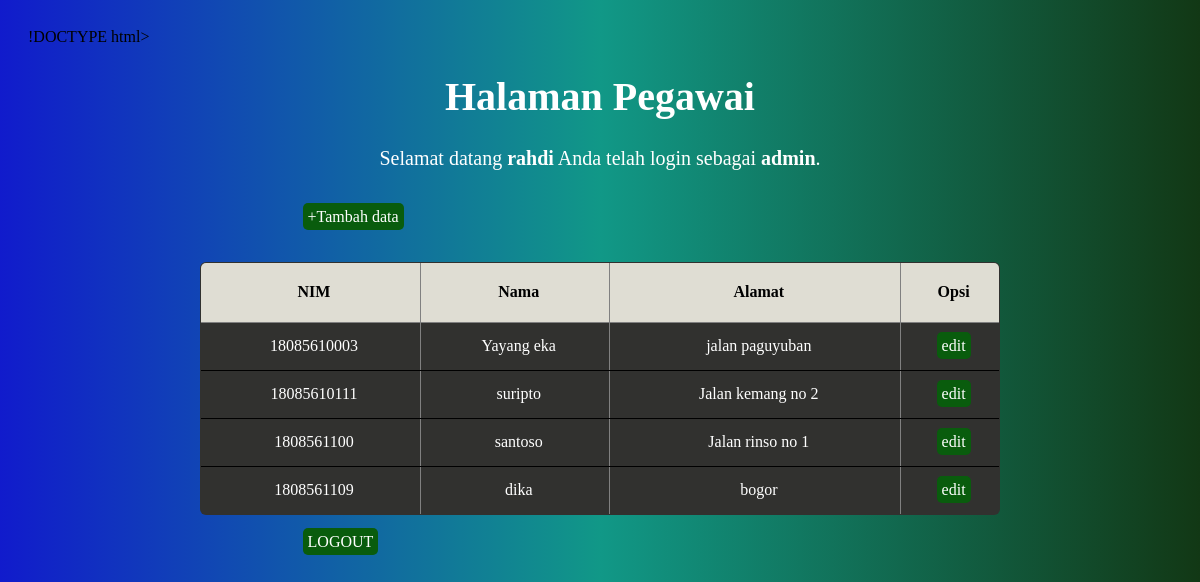
Screenshot of /halaman_pegawai.php (signed in) with the database file from the repository.
### tables this page shows
CREATE TABLE `mahasiswa` (
  `id` int(100) NOT NULL,
  `nim` varchar(100) NOT NULL,
  `nama` varchar(100) NOT NULL,
  `alamat` text NOT NULL
);

### halaman_pegawai.php (the view, shortened to what this page needs)
<html lang="en">
<head>
	<link rel="stylesheet" href="style2.css">
</head>
<body>
	<h1>Halaman Pegawai</h1>
	<p>Selamat datang <b><?php echo $_SESSION['username']; ?></b> Anda telah login sebagai <b><?php echo $_SESSION['level']; ?></b>.</p>
	<br/>
	<div class="box">
	<a href="insert2.php">+Tambah data</a>
	</div>
	<br/>
	<br/>
	<table border="1">
		<thead>
		<tr>
			<th>NIM</th>
			<th>Nama</th>
			<th>Alamat</th>
			<th>Opsi</th>
		</tr>
		</thead>
		<tbody>
		<?php
		include 'koneksi.php';
		$data = mysqli_query($koneksi,"select * from mahasiswa");
		while($d = mysqli_fetch_array($data)){
			?>
			<tr>
				<td><?php echo $d['nim']; ?></td>
				<td><?php echo $d['nama']; ?></td>
				<td><?php echo $d['alamat']; ?></td>
				<td>
					<a href="edit2.php?id=<?php echo $d['id']; ?>">edit</a>
				</td>
			</tr>
			<?php
		}
		?>
		</tbody>
	</table>
	<br/>
	<div class="box">
	<a href="logout.php">LOGOUT</a>
	</div>
</body>
</html>

### style2.css (style rules this page uses)
body { background-image: linear-gradient(to right, #111bcc, #119887, #123815); font: 400 14px; padding: 20px; }
h1 { font-size: 40px; text-align: center; color: white; }
.box { margin-left: 24%; }
a { background-color: rgb(9, 92, 13); padding: 5px; border-radius: 5px; color: white; text-decoration: none; }
p { font-size: 20px; text-align: center; color: white; }
table { border-spacing: 1; border-collapse: collapse; background-color: rgb(49, 49, 47); border-radius: 6px; overflow: hidden; max-width: 800px; width: 100%; margin: 0 auto; position: relative; }
td,th { padding-left: 8px; }
thead tr { height: 60px; background: #dfddd3; font-size: 16px; }
tbody tr { height: 48px; border-bottom: 1px solid black; color: white; }
td, th { text-align: center; }

### rows the page displays
mahasiswa: nim "18085610003", nama "Yayang eka", alamat "jalan paguyuban"
mahasiswa: nim "18085610111", nama "suripto", alamat "Jalan kemang no 2"
mahasiswa: nim "1808561100", nama "santoso", alamat "Jalan rinso no 1"
mahasiswa: nim "1808561109", nama "dika", alamat "bogor"

### other values shown
$_SESSION['username'] "rahdi"
$_SESSION['level'] "admin"
